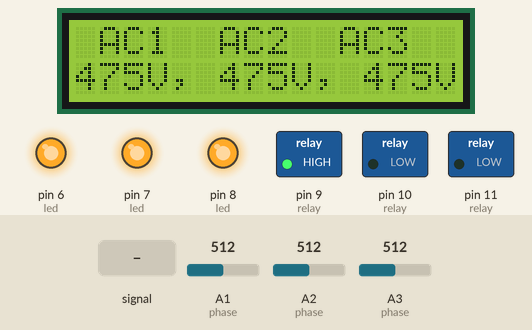
This sketch was run on a simulated Arduino Uno, built with avr-gcc and run on an emulated ATmega328P. Parts: 16×2 character LCD, switched loads named in the sketch (green lamp = pin HIGH), output pins drawn as LEDs (lit = HIGH). Dashed ring = blinking. The test bench sets the inputs (shaded band); at power-on: A2 (phase) = 512, A3 (phase) = 512, A1 (phase) = 512.

Above: at 5.0 s.
5.1 s: A1 (phase) fed a 200 Hz sine of ±81 counts around its level
At 5.9 s:
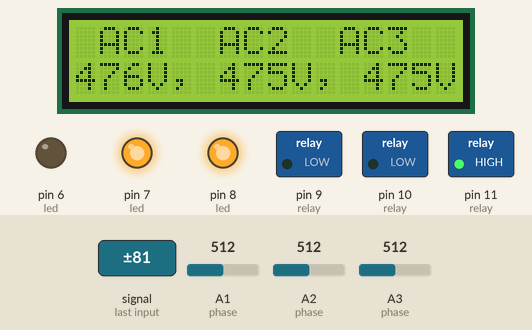
8.1 s: A2 (phase) set to 531
At 9.1 s:
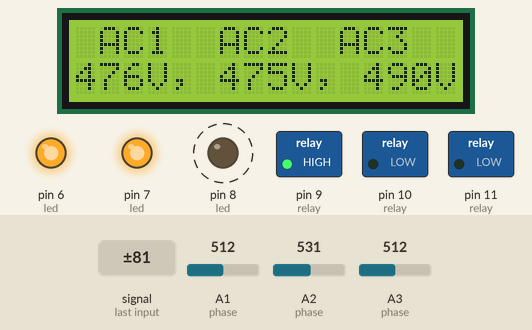
11.1 s: A3 (phase) set to 522
At 13.0 s:
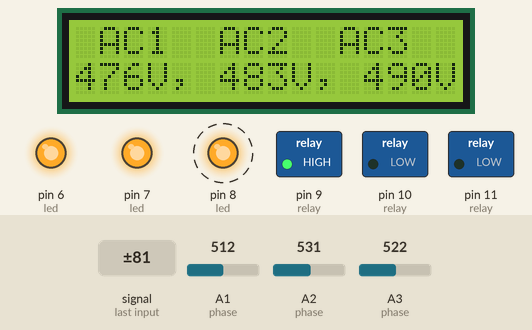
14.1 s: A3 (phase) set to 549
At 16.3 s:
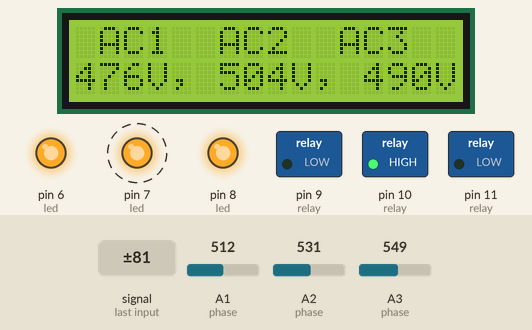
17.1 s: A1 (phase) set to 136
At 19.6 s:
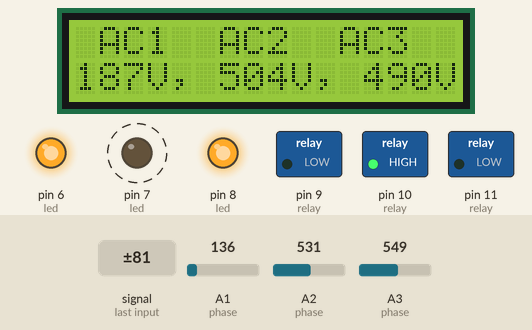
20.1 s: A1 (phase) set to 124
At 22.9 s:
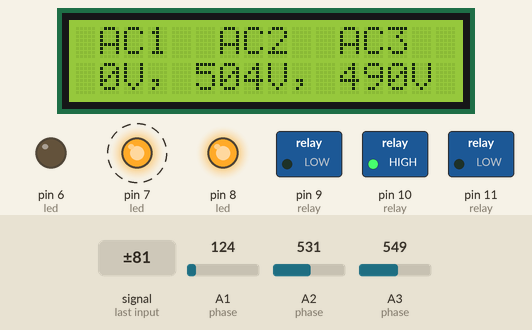
Timing chart, 0 to 24.1 s (numbered marks = the images above; inputs shaded):
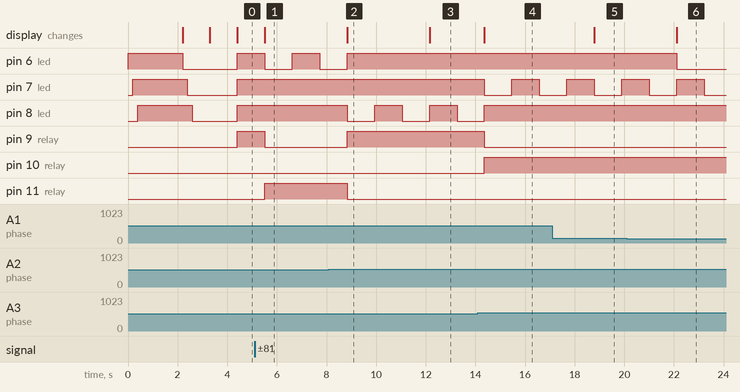

The sketch:

auto_change_over.ino
```cpp
#include <LiquidCrystal_I2C.h>

#define relay_1 11
#define relay_2 10
#define relay_3 9

#define led_red 6
#define led_yellow 7
#define led_blue 8

#define AC_1 A1
#define AC_2 A3
#define AC_3 A2

#define threshold_voltage 50.0

LiquidCrystal_I2C lcd(0x27, 16, 2);

struct AC_Selector
{
  float phase_voltage[3];
  bool phase_state[3];

  byte relay[3] = {relay_1, relay_2, relay_3};
  byte phase[3] = {AC_1, AC_2, AC_3};
  byte led[3] = {led_red, led_yellow, led_blue};

  uint32_t i, last_selected_phase = 0, selected_phase = 0, last_disp, last_blink, refresh_rate = 1000;

  void init(void)
  {
    for (i = 0; i < 3; i++)
    {
      pinMode(relay[i], 1);
      pinMode(led[i], 1);
      pinMode(phase[i], 0);

      phase_voltage[i] = 0.0;
      phase_state[i] = false;

    }
    for (i = 0; i < 3; i++)
    {
      digitalWrite(led[i], 1);
      delay(200);
    }

    delay(1500);
    lcd.init();
    lcd.backlight();
    lcd.clear();
    lcd.setCursor(0, 0);
    lcd.print("Auto-ChangeOver");
    lcd.setCursor(0, 1);
    lcd.print("Initializing... ");

    for (i = 0; i < 3; i++)
    {
      digitalWrite(led[i], 0);
      delay(200);
    }

    delay(500);
    lcd.clear();
  }
  void run(void)
  {
    measureVoltage();
    fineTune();
    display(0);
    auto_select_phase();
  }
  void blink_selected_phase(void)
  {
    if ((millis() - last_blink) >= 1000)
    {
      for (i = 0; i < 3; i++)
      {
        if (selected_phase == (i + 1))
        {
          if (phase_state[i] == true)
          {
            digitalWrite(led[i], !phase_state[i]);
            phase_state[i] = !phase_state[i];
          }
          else {
            digitalWrite(led[i], !phase_state[i]);
            phase_state[i] = !phase_state[i];
          }
        }
        else {
          if (phase_voltage[i] >= threshold_voltage)
          {
            digitalWrite(led[i], 1);
            phase_state[i] = true;
          }
          else {
            digitalWrite(led[i], 0);
            phase_state[i] = false;
          }
        }
      }
      last_blink = millis();
    }
  }

  void auto_select_phase(void)
  {
    if(phase_voltage[0] > phase_voltage[1] && phase_voltage[0] > phase_voltage[2])
    {
      selected_phase = 1;
      for(int i = 0; i < 3; i++)
      {
        digitalWrite(relay[i], 0);
      }
    }
    else if(phase_voltage[1] > phase_voltage[0] && phase_voltage[1] > phase_voltage[2])
    {
      selected_phase = 2;
    }
    else {
      selected_phase = 3;
    }

    if (selected_phase == 0)
    {
      for (i = 0; i < 3; i++)
      {
        digitalWrite(relay[i], 0);
      }
      blink_selected_phase();
    }
    else {
      if (selected_phase != last_selected_phase)
      {
        for (i = 0; i < 3; i++)
        {
          digitalWrite(relay[i], 0);
        }
        last_selected_phase = selected_phase;
      }
      for (i = 0; i < 3; i++)
      {
        if ((i + 1) == selected_phase)
        {
          digitalWrite(relay[i], 1);
        }
        else {
          digitalWrite(relay[i], 0);
        }
      }
      blink_selected_phase();
    }
  }

  void fineTune()
  {
    for(int i = 0; i < 3; i++)
    {
      if(phase_voltage[i] < 100)
      {
        phase_voltage[i] = 0.0;
      }
      else {
        phase_voltage[i] += 83.17;
      }
    }
  }

  void measureVoltage(void)
  {
    float val0 = 0, val1 = 0, val2 = 0;
    float maxpk0 = 0, maxpk1 = 0, maxpk2 = 0;
    unsigned long Time = millis(), sampleTime = 1000;
    while (millis() - Time <= sampleTime)
    {
      for (int i = 0; i < 300; ++i)
      {
        val0 += analogRead(phase[0]);
        val1 += analogRead(phase[1]);
        val2 += analogRead(phase[2]);
      }
      val0 /= 300;
      val1 /= 300;
      val2 /= 300;

      if (val0 <= 0)
      {
        maxpk0 = 0;
      }
      else
      {
        if (val0 > maxpk0)
        {
          maxpk0 = val0;
        }
      }

      if (val1 <= 0)
      {
        maxpk1 = 0;
      }
      else
      {
        if (val1 > maxpk1)
        {
          maxpk1 = val1;
        }
      }

      if (val2 <= 0)
      {
        maxpk2 = 0;
      }
      else
      {
        if (val2 > maxpk2)
        {
          maxpk2 = val2;
        }
      }
    }
    maxpk0 = (maxpk0 * 1105.0) / 1023.0;
    maxpk1 = (maxpk1 * 1105.0) / 1023.0;
    maxpk2 = (maxpk2 * 1105.0) / 1023.0;
    phase_voltage[0] = maxpk0 * 0.707;
    phase_voltage[1] = maxpk1 * 0.707;
    phase_voltage[2] = maxpk2 * 0.707;
  }

  void display(byte slide)
  {
    if ((millis() - last_disp) >= refresh_rate)
    {
      if (slide == 0)
      {
        lcd.clear();
        lcd.setCursor(0, 0);
        lcd.print(" AC1  AC2  AC3  ");
        lcd.setCursor(0, 1);
        lcd.print(String(phase_voltage[0], 0) + "V, " + String(phase_voltage[1], 0) + "V, " + String(phase_voltage[2], 0) + "V");
      }
      last_disp = millis();
    }
  }
} ac_selector;

void setup() {
  ac_selector.init();
}

void loop() {
  ac_selector.run();
}
```

Measured:
- the behaviour switches between 513 and 514 on A2 (phase) (found by bisection; images 1 and 2)
- the behaviour switches between 531 and 532 on A3 (phase) (found by bisection; images 3 and 4)
- the behaviour switches between 131 and 130 on A1 (phase) (found by bisection; images 5 and 6)
- after the input at 5.1 s, pin 6 (led): HIGH → LOW after 0.41 s, → HIGH 1.1 s later, → LOW 1.1 s later; pin 8 (led): stays HIGH (without the input it goes to LOW after 0.41 s); pin 9 (relay): HIGH → LOW after 0.41 s; pin 11 (relay): LOW → HIGH after 0.41 s; the display: changes after 0.41 s (image 1)
- after the input at 8.1 s, pin 6 (led): goes on until 8.8 s, then stays HIGH; pin 8 (led): HIGH → LOW after 0.73 s, → HIGH 1.1 s later, → LOW 1.1 s later; pin 9 (relay): LOW → HIGH after 0.73 s; pin 11 (relay): HIGH → LOW after 0.73 s; the display: changes after 0.73 s (image 2)
- after the input at 11.1 s, the display: changes after 1.1 s (image 3)
- after the input at 14.1 s, pin 7 (led): HIGH → LOW after 0.27 s, → HIGH 1.1 s later, → LOW 1.1 s later; pin 8 (led): goes on until 14.4 s, then stays HIGH; pin 9 (relay): HIGH → LOW after 0.27 s; pin 10 (relay): LOW → HIGH after 0.27 s; the display: changes after 0.27 s (image 4)
- after the input at 17.1 s, the display: changes after 1.7 s (image 5)
- after the input at 20.1 s, pin 6 (led): HIGH → LOW after 2.0 s; the display: changes after 2.0 s (image 6)
